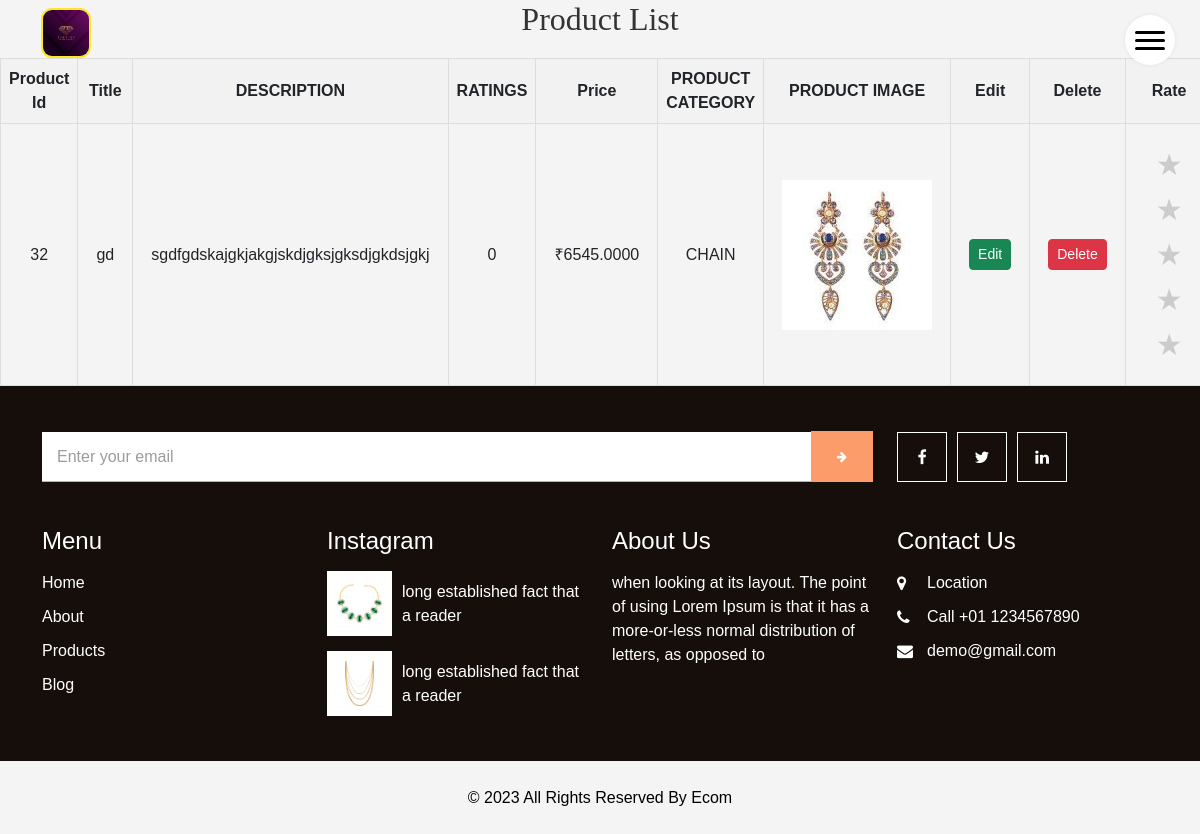
The page /shop/list/ on the database as committed earlier.
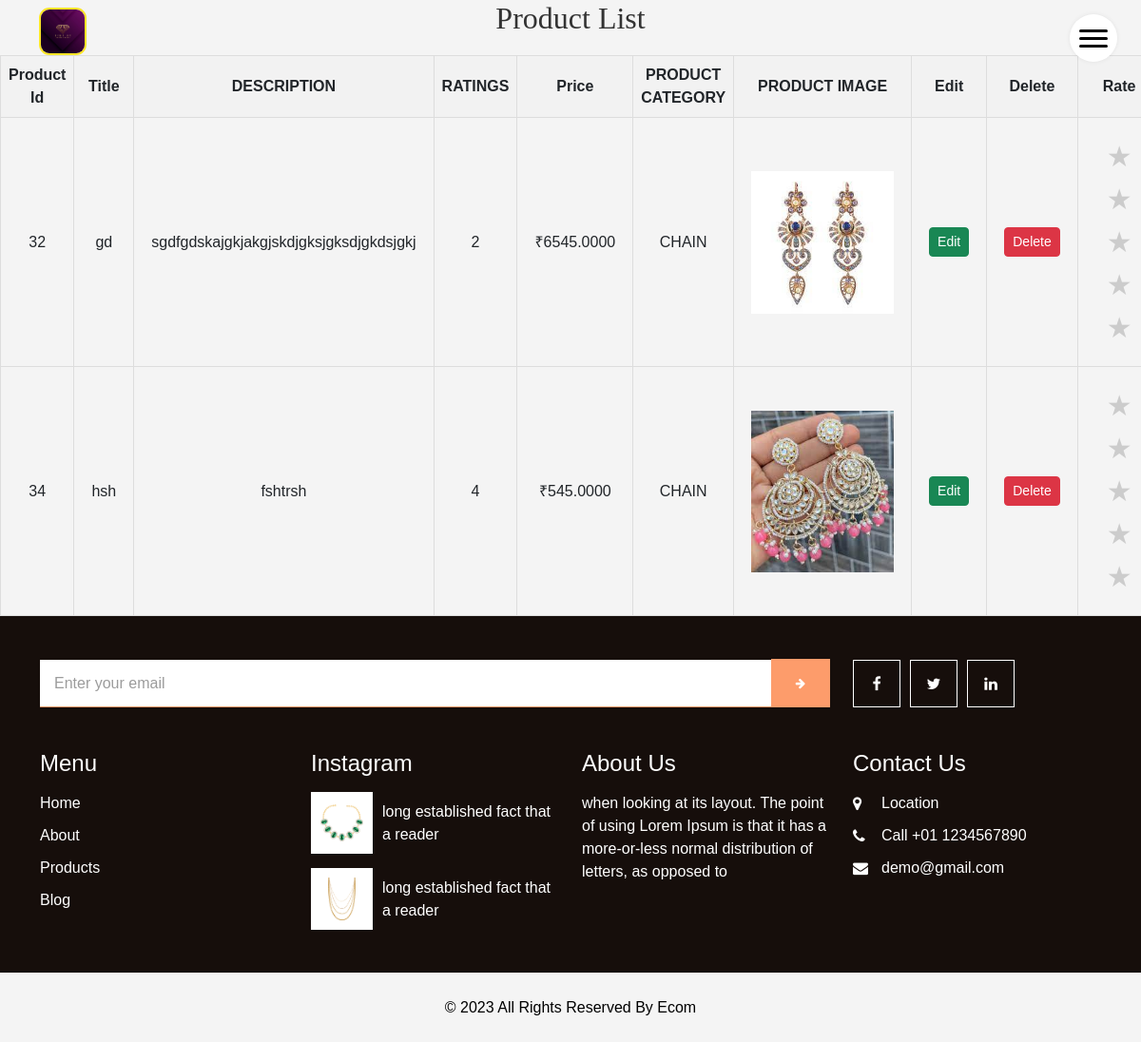
The same page on the database as committed later.
### shop/models.py (models this page shows)
class productmodel(models.Model):
    Title= models.CharField(max_length=225,name='TITLE',null=False)
    Description=models.TextField(max_length=500,name='DESCRIPTION',null=True)
    Price=models.DecimalField(name="PRICE",null=False,decimal_places=4,max_digits=25)
    Rating=models.IntegerField(name='RATINGS',default=0)
    imagepath=models.ImageField(name="IMAGE",upload_to='product_images/', null=True)
    Product_Category=models.CharField(name="PRODUCT_CATEGORY",max_length=500, null=True)

### shop/views.py (the view)
# urls.py: path('list/',listproduct,name="list"),
def listproduct(request):
    products= productmodel.objects.all()
    return render(request,"productlist.html",{"products":products})

### templates/productlist.html (shortened to what this page needs)
{%extends 'base.html'%}
{%block content%}
<body class="body">
<div class="div">
  <h2 class="head" >Product List</h2>
  <table style="width: 100%; border-collapse: collapse; text-align: center;">
    <thead>
      <tr>
        <th class="tablehead">Product Id</th>
        <th class="tablehead">Title</th>
        <th class="tablehead">DESCRIPTION</th>
        <th class="tablehead">RATINGS</th>
        <th class="tablehead">Price</th>
        <th class="tablehead">PRODUCT CATEGORY</th>
        <th class="tablehead">PRODUCT IMAGE</th>
        <th class="tablehead">Edit</th>
        <th class="tablehead">Delete</th>
        <th class="tablehead">Rate</th>
      </tr>
    </thead>
    <tbody>
        {%for product in products%}
      <tr>
        <td class="td">{{product.id}}</td>
        <td class="td">{{product.TITLE}}</td>
        <td class="td">{{product.DESCRIPTION}}</td>
        <td class="td" id="rating-{{product.id}}">{{product.RATINGS}}</td>
        <td class="td">₹{{product.PRICE}}</td>
        <td class="td">{{product.PRODUCT_CATEGORY}}</td>
        <td class="td"><img src="{{ product.IMAGE.url }}"  alt="Product Image"  width="150px"></td>
        <td class="td">
          <button type="button" class="btn btn-success btn-sm"><a style="color: white;" href="{%url 'edit' product.id %}">Edit </a></button>
        </td>
        <td class="td">
          <button type="button"  class="btn btn-danger btn-sm"><a style="color: white;"  href="{%url 'delete' product.id %}">Delete</a></button>
        </td>
        <td class="td">
          <div class="container">
            <div class="rating ratings-{{product.id}}" data-rating="0">
                <span class="star star-{{prodct.id}}"  onclick="testfun('{{product.id}}',this.getAttribute('data-value'))" data-value="1">&#9733;</span>
                <span class="star star-{{prodct.id}}"  onclick="testfun('{{product.id}}',this.getAttribute('data-value'))" data-value="2">&#9733;</span>
                <span class="star star-{{prodct.id}}"  onclick="testfun('{{product.id}}',this.getAttribute('data-value'))" data-value="3">&#9733;</span>
                <span class="star star-{{prodct.id}}"  onclick="testfun('{{product.id}}',this.getAttribute('data-value'))" data-value="4">&#9733;</span>
                <span class="star star-{{prodct.id}}"  onclick="testfun('{{product.id}}',this.getAttribute('data-value'))" data-value="5">&#9733;</span>
            </div>
        </td>
      </tr>
      {%endfor%}
    </tbody>
  </table>
</div>
{%endblock%}

### templates/base.html (shortened to what this page needs)
{%load static%}
<!DOCTYPE html>
<html>
<head>
    <link rel="stylesheet" type="text/css" href='{% static "/css/bootstrap.css" %} '/>
    <link href='{% static "/css/font-awesome.min.css" %}' rel="stylesheet" />
    <link href='{% static "/css/style.css" %}'rel="stylesheet" />
    <link href='{% static "/css/responsive.css" %}' rel="stylesheet" />
    <link href="https://cdn.jsdelivr.net/npm/bootstrap@5.3.2/dist/css/bootstrap.min.css" rel="stylesheet">
    <link href='{% static "/css/create.css" %}'rel="stylesheet" />
  </head>
  <header class="header_section">
    <div class="container-fluid">
      <nav class="navbar navbar-expand-lg custom_nav-container">
        <a class="navbar-brand" href="index.html">
          <a href="#home">
            <img src='{% static "/images/premium-jewelry-gemstone-template-with-diamond-logo-design_1017-44565.jpg" %}' style="width: 50px; border: 2px  solid rgb(252, 230, 39); border-radius: 11px; height: auto;" alt="Your Logo">
          </a>
        </a>
        <div class="container">
          <div class="custom_menu-btn">
            <button onclick="openNav()">
              <span class="s-1"> </span>
              <span class="s-2"> </span>
              <span class="s-3"> </span>
            </button>
          </div>
        </div>
      </nav>
    </div>
  </header>
{% block content %}
{%endblock%}
  <section class="info_section layout_padding2">
    <div class="container">
      <div class="row info_form_social_row">
        <div class="col-md-8 col-lg-9">
          <div class="info_form">
            <form action="">
              <input type="email" placeholder="Enter your email">
              <button>
                <i class="fa fa-arrow-right" aria-hidden="true"></i>
              </button>
            </form>
          </div>
        </div>
        <div class="col-md-4 col-lg-3">
          <div class="social_box">
            <a href="">
              <i class="fa fa-facebook" aria-hidden="true"></i>
            </a>
            <a href="">
              <i class="fa fa-twitter" aria-hidden="true"></i>
            </a>
            <a href="">
              <i class="fa fa-linkedin" aria-hidden="true"></i>
            </a>
          </div>
        </div>
      </div>
      <div class="row info_main_row">
        <div class="col-md-6 col-lg-3">
          <div class="info_links">
            <h4>
              Menu
            </h4>
            <div class="info_links_menu">
              <a href="{% url 'index' %}">Home</a>
              <a href="{% url 'about' %}">About</a>
              <a href="{% url 'shop' %}">Products</a>
              <a href="{% url 'blog' %}">Blog</a>
            </div>
          </div>
        </div>
        <div class="col-md-6 col-lg-3">
          <div class="info_insta">
            <h4>
              Instagram
            </h4>
            <div class="insta_box">
              <div class="img-box">
                <img src='{% static "/images/p1.png" %}'alt="">
              </div>
              <p>
                long established fact that a reader
              </p>
            </div>
            <div class="insta_box">
              <div class="img-box">
                <img src='{% static "/images/p2.png" %}'alt="">
              </div>
              <p>
                long established fact that a reader
              </p>
            </div>
          </div>
        </div>
        <div class="col-md-6 col-lg-3">
          <div class="info_detail">
            <h4>
              About Us
            </h4>
            <p class="mb-0">
              when looking at its layout. The point of using Lorem Ipsum is that it has a more-or-less normal distribution of letters, as opposed to
            </p>
          </div>
        </div>
        <div class="col-md-6 col-lg-3">
          <h4>
            Contact Us
          </h4>
          <div class="info_contact">
            <a href="">
              <i class="fa fa-map-marker" aria-hidden="true"></i>
              <span>
                Location
              </span>
            </a>
            <a href="">
              <i class="fa fa-phone" aria-hidden="true"></i>
              <span>
                Call +01 1234567890
              </span>
            </a>
            <a href="">
              <i class="fa fa-envelope"></i>
              <span>
                demo@gmail.com
              </span>
            </a>
          </div>
        </div>
      </div>
    </div>
  </section>
  <footer class="footer_section">
    <div class="container">
      <p>
        &copy; <span id="displayYear"></span> All Rights Reserved By
        <a href="{% url 'index' %}">Ecom</a>
      </p>
    </div>
  </footer>
</body>
</html>

### static/css/responsive.css (style rules this page uses)
@media (min-width: 1200px) { .container { max-width: 1170px; } }

### static/css/create.css (style rules this page uses)
body { min-height: 100vh; box-sizing: border-box; font-family: "Open Sans"; }
a { text-decoration: none; }

### templates/productlist.html (style rules this page uses)
.body { font-family: Arial, sans-serif; margin: 0; padding: 0; background-color: #f4f4f4; }
.div { width: 80%; margin: 20px auto; padding-bottom: 400px; padding-left: auto; padding-right: auto; display: inline; }
.head { text-align: center; margin-bottom: 20px; color: #333; }
.tablehead { border: 1px solid #ddd; padding: 8px; background-color: #f2f2f2; }
.td { border: 1px solid #ddd; padding: 18px; }

Rows that differ between the two databases and show on the page:
changed productmodel "gd": RATINGS "0" → "2"
added productmodel: id "34", TITLE "hsh", DESCRIPTION "fshtrsh", RATINGS "4", PRICE "545.0000", PRODUCT_CATEGORY "CHAIN", IMAGE (picture)
